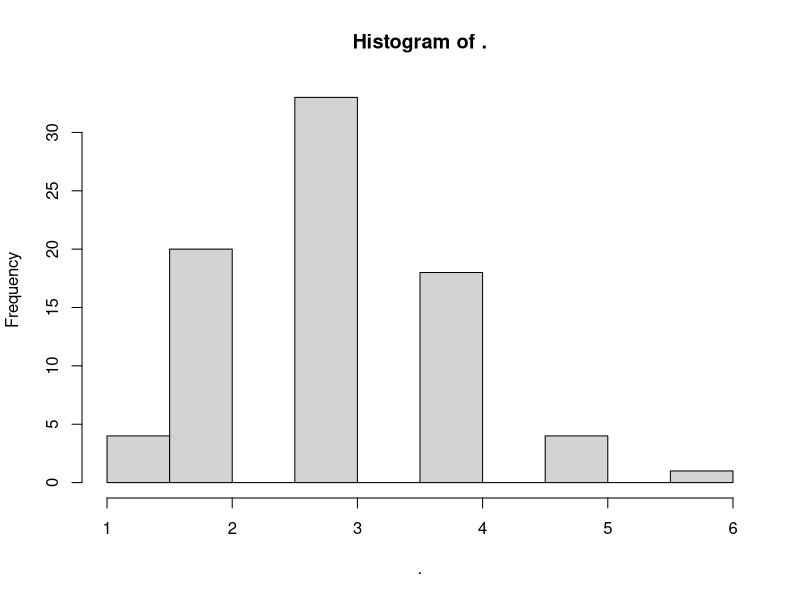

The R source for this figure:
## ---- chunk 1
library(tidyverse)
library(stringr)
## ---- chunk 2
x <- "This my registered\u00AE drug"
x
## ---- chunk 3
str_c("This", "is", "a", "string", NA, "with", "a", "missing", "value")
paste("This", "is", "a", "string", NA, "with", "a", "missing", "value")
## ---- chunk 4
str_c("This", "is", "not", "a", "character", "vector", sep = "_")
x <- c("This", "is", "a", "character", "vector")
x
str_c(x, sep = "_")
str_c(x, collapse = "_")
## ---- chunk 5
fruit
## ---- chunk 6
str_subset(fruit, "berry")
## ---- chunk 7
str_subset(fruit, "grape")
## ---- chunk 8
str_subset(fruit, "grape$")   # match all words that end in "grape"
str_subset(fruit, "^grape$")  # match all words the start AND end in "grape"
## ---- chunk 9
str_subset(fruit, ".a")
## ---- chunk 10
str_subset(fruit, ".*e.*e.*e") 

# or more succinctly
str_subset(fruit, "(.*e){3,}")
## ---- chunk 11
str_subset(fruit, "([:alpha:])\\1")
## ---- chunk 12
str_subset(fruit, "(..)\\1")
## ---- chunk 13
str_detect(fruit, "([:alpha:])\\1") %>% mean()
## ---- chunk 14
str_count(fruit, "[aeiou]") %>% hist()
## ---- chunk 15
# create our regular expression from a character vector
colors <- c("red", "orange", "yellow", "green", "blue", "purple", "black")
color_match <- str_c(colors, collapse = "|")
color_match

str_subset(fruit, color_match)
## ---- chunk 16
str_extract(fruit, "[aeiou]")
str_extract_all(fruit, "[aeiou]") %>% head()
## ---- chunk 17
str_replace(fruit, "[aeiou]", "-") %>% head()
str_replace_all(fruit, "[aeiou]", "-") %>% head()
## ---- chunk 18
str_replace(fruit, "([^ ]+) ([^ ]+)", "\\2 \\1")
## ---- chunk 19
str_split(fruit, " ")  %>% head(., 10)  # split by a space
str_split(fruit, boundary("word"))  %>% head(., 10) # split by word boundry
str_split(fruit, " ", n = 2, simplify = TRUE)   # only split into 2 peices
